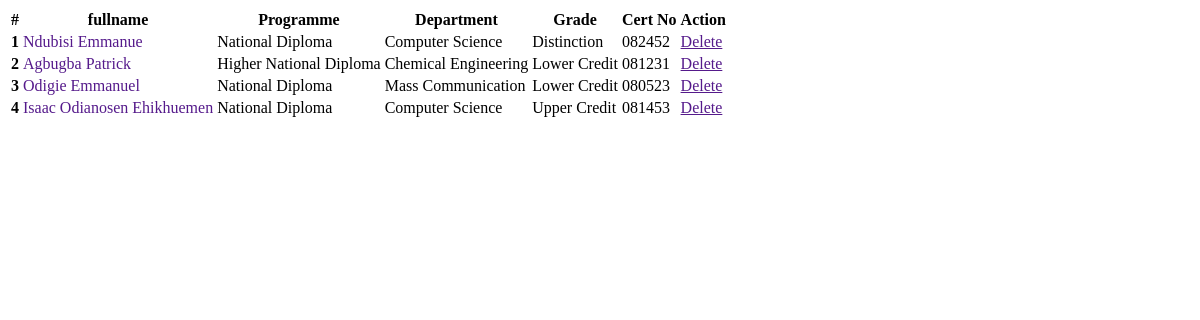
/auth/list_result (signed in), run on an earlier commit of the app's database.
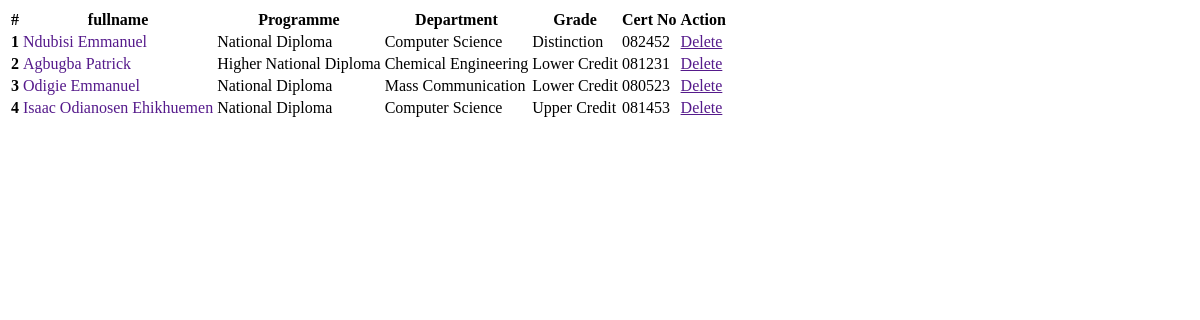
And on a later commit of the database.
### e_verify_app/models.py (models this page shows, shortened)
class ResultInformation(models.Model):
    programme_select = (
        ('National Diploma', 'ND'),
        ('Higher National Diploma', 'HND'),
    )
    grade_select = (
        ('Pass', 'Pass'),
        ('Lower Credit', 'Lower Credit'),
        ('Upper Credit', 'Upper Credit'),
        ('Distinction', 'Distinction'),
    )
    department_select = (
        ('Computer Science', 'Computer Science'),
        ('Mass Communication', 'Mass Communication'),
        ('Chemical Engineering', 'Chemical Engineering'),
        ('Mechanical Engineering', 'Mechanical Engineering'),
    )
    fullname = models.CharField(max_length=100)
    programme = models.CharField(max_length=25, choices=programme_select)
    department = models.CharField(max_length=100, choices=department_select)
    grade = models.CharField(max_length=20, choices=grade_select)
    cert_no = models.CharField(max_length=14, db_index=True, unique=True, blank=True)
    result_id = models.UUIDField(default=uuid.uuid4, primary_key=True, unique=True, editable=False)
    date = models.DateField()
    class Meta:
        db_table = 'Result Information'
        verbose_name_plural = 'Result Information'

### e_verify_auth/views.py (the view)
# urls.py: path('list_result', ListResultView.as_view(), name='list_result'),
class ListResultView(ManageAdminView):
    login_url = 'auth"login'
    template_name = "partials/result_list.html"
    def get_queryset(self):
        return ResultInformation.objects.all().order_by('-date')

### templates/partials/result_list.html (shortened to what this page needs)
{% if object_list %}
<div class="table-responsive">
    <table class="table table-striped table-sm table-hover" >
        <thead class="text-center">
          <tr>
            <th>#</th>
            <th>fullname</th>
            <th>Programme</th>
            <th>Department</th>
            <th>Grade</th>
            <th>Cert No</th>
            <th>Action</th>
          </tr>
        </thead>
        <tbody class="text-center" >
            {% for result in object_list  %}
            <tr>
                <td><b>{{ forloop.counter }}</b></td>
                <td>
                    <a href="" class="" style="text-decoration: none;" hx-get="{% url 'auth:result_form' result.result_id %}" hx-target="#resultDialog">{{ result.fullname }} </a>
                </td>
                <td>{{ result.programme }}</td>
                <td>{{ result.department }}</td>
                <td>{{ result.grade }}</td>
                <td>{{ result.cert_no }}</td>
                <td>
                    <a href="" class="btn btn-outline-danger btn-sm" data-toggle="modal" data-target="#delete{{ result.cert_no}}">Delete </a>
                </td>
            </tr>
            {% endfor %}
        </tbody>
    </table>
  </div>
{% endif %}

What changed in the data, as far as the page shows it:
changed ResultInformation "Distinction": fullname "Ndubisi Emmanue" → "Ndubisi Emmanuel"
